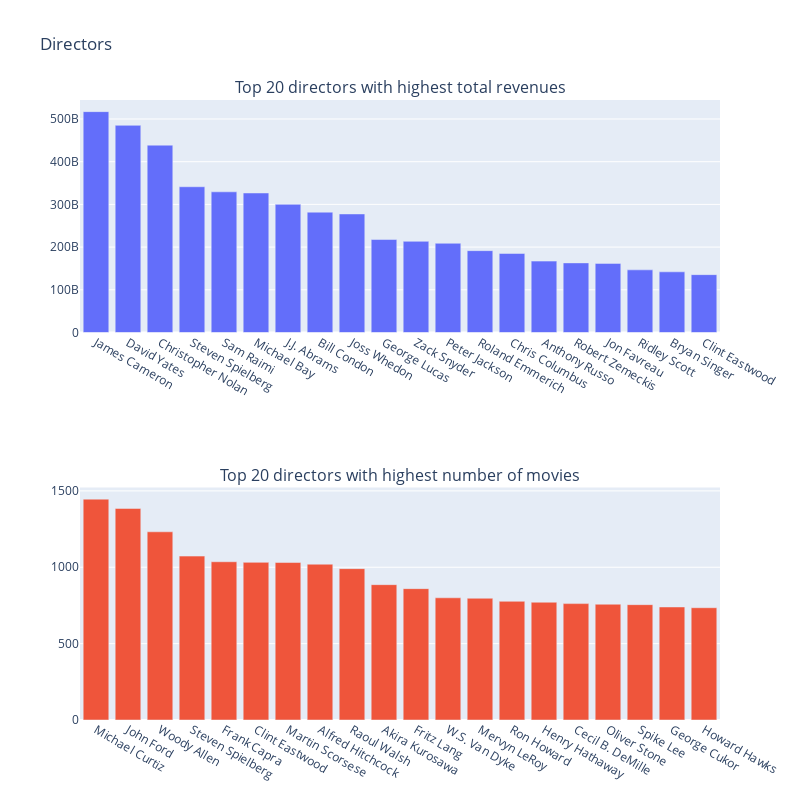

Write notebook code for a chart like this one.
### Markdown cell above
### Directors

### Code cell
#Directors with highest revenues
directors_revenue = df_cast.groupby('director')['revenue'].sum().reset_index().rename(columns={'revenue':'total_revenue'}).sort_values(by="total_revenue",ascending=False).head(20)

#Directors with highest number of movies
directors_movies = df_cast.groupby('director')['title'].count().reset_index().rename(columns={'title':'number_of_movies'}).sort_values(by="number_of_movies",ascending=False).head(20)

#Figure
fig = make_subplots(rows=2, cols=1,subplot_titles=("Top 20 directors with highest total revenues",
                                                  "Top 20 directors with highest number of movies"))

trace1 = go.Bar(x=directors_revenue["director"],y=directors_revenue["total_revenue"])
trace2 = go.Bar(x=directors_movies["director"],y=directors_movies["number_of_movies"])

fig.append_trace(trace1, 1, 1)
fig.append_trace(trace2, 2, 1)

fig.update_layout(title_text="Directors",autosize=False,width=800,height=800,showlegend=False).show()

### Figure 1 — Plotly figure (JSON) as saved in the notebook; plotly's stock layout.template omitted (floating-point values rounded to 4 significant figures)
{"data": [{"type": "bar", "x": ["James Cameron", "David Yates", "Christopher Nolan", "Steven Spielberg", "Sam Raimi", "Michael Bay", "J.J. Abrams", "Bill Condon", "Joss Whedon", "George Lucas", "Zack Snyder", "Peter Jackson", "Roland Emmerich", "Chris Columbus", "Anthony Russo", "Robert Zemeckis", "Jon Favreau", "Ridley Scott", "Bryan Singer", "Clint Eastwood"], "xaxis": "x", "y": [517277463999, 485156146123, 438731295568, 341312629159, 329458514397, 326731636789, 300117597428, 281809776809, 277648482085, 217751454882, 213542461530, 208951645453, 191688078291, 185076758372, 167190148692, 163057195807, 161861345822, 146712927776, 142117293590, 135516417359], "yaxis": "y"}, {"type": "bar", "x": ["Michael Curtiz", "John Ford", "Woody Allen", "Steven Spielberg", "Frank Capra", "Clint Eastwood", "Martin Scorsese", "Alfred Hitchcock", "Raoul Walsh", "Akira Kurosawa", "Fritz Lang", "W.S. Van Dyke", "Mervyn LeRoy", "Ron Howard", "Henry Hathaway", "Cecil B. DeMille", "Oliver Stone", "Spike Lee", "George Cukor", "Howard Hawks"], "xaxis": "x2", "y": [1446, 1385, 1232, 1073, 1036, 1032, 1031, 1020, 991, 886, 860, 800, 797, 777, 771, 762, 758, 755, 740, 735], "yaxis": "y2"}], "layout": {"annotations": [{"font": {"size": 16}, "showarrow": false, "text": "Top 20 directors with highest total revenues", "x": 0.5, "xanchor": "center", "xref": "paper", "y": 1, "yanchor": "bottom", "yref": "paper"}, {"font": {"size": 16}, "showarrow": false, "text": "Top 20 directors with highest number of movies", "x": 0.5, "xanchor": "center", "xref": "paper", "y": 0.375, "yanchor": "bottom", "yref": "paper"}], "autosize": false, "height": 800, "showlegend": false, "title": {"text": "Directors"}, "width": 800, "xaxis": {"anchor": "y", "domain": [0, 1]}, "xaxis2": {"anchor": "y2", "domain": [0, 1]}, "yaxis": {"anchor": "x", "domain": [0.625, 1]}, "yaxis2": {"anchor": "x2", "domain": [0, 0.375]}}}
